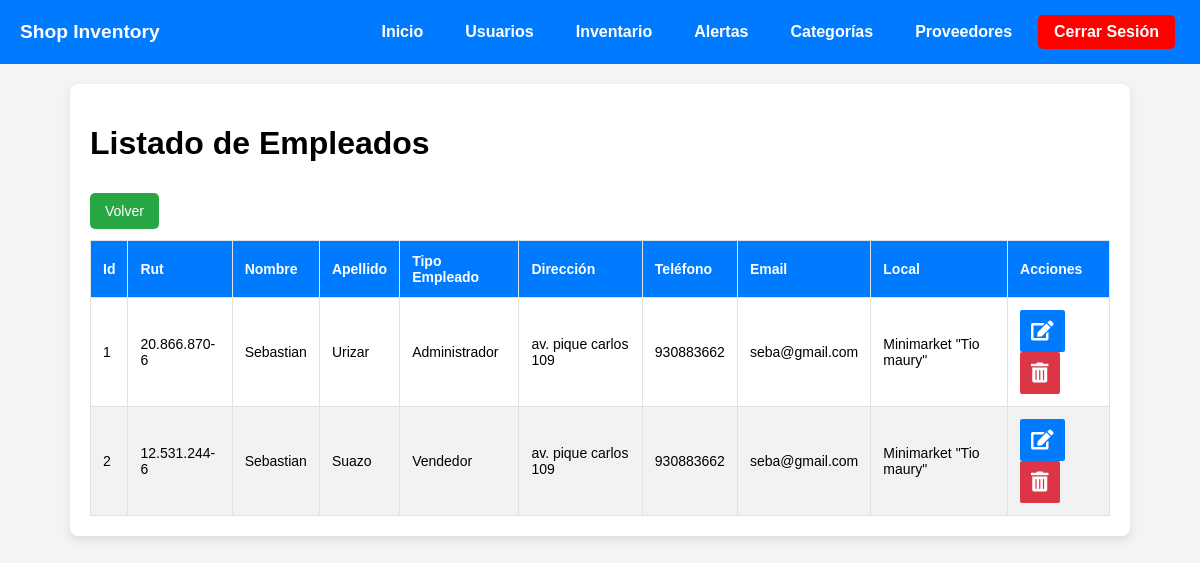
The page /admin/empleados.php on the database its author committed.
### tables this page shows
CREATE TABLE `empleado` (
  `id_empleado` int(11) NOT NULL,
  `rut` varchar(12) NOT NULL,
  `tipo_empleado` varchar(45) NOT NULL,
  `nombre` varchar(200) NOT NULL,
  `apellido` varchar(200) NOT NULL,
  `direccion_empleado` varchar(200) NOT NULL,
  `telefono` varchar(12) NOT NULL,
  `email` varchar(200) NOT NULL,
  `local_id` int(11) NOT NULL
);

CREATE TABLE `local` (
  `id_local` int(11) NOT NULL,
  `tipo_local` varchar(50) NOT NULL,
  `nombre` varchar(200) NOT NULL,
  `direccion` varchar(200) NOT NULL,
  `telefono` varchar(12) NOT NULL,
  `email` varchar(200) NOT NULL
);

### admin/empleados.php (the view, shortened to what this page needs)
<?php
include "db.php";
$sql_empleados = "SELECT e.*, l.nombre AS local_nombre
                  FROM empleado e
                  LEFT JOIN local l ON e.local_id = l.id_local
                  ORDER BY e.id_empleado ASC";
$stmt_empleados = $pdo->prepare($sql_empleados);
$stmt_empleados->execute();
$result_empleados = $stmt_empleados->fetchAll(PDO::FETCH_ASSOC);
?>
<!DOCTYPE html>
<html lang="es">
<head>
    <link rel="stylesheet" href="nav.css">
    <link rel="stylesheet" href="empleados.css">
    <link rel="stylesheet" href="usuarios.css">
    <link rel="stylesheet" href="modal.css">
    <link rel="stylesheet" href="https://cdnjs.cloudflare.com/ajax/libs/font-awesome/5.15.4/css/all.min.css">
</head>
<body>
    <nav>
        <ul class="nav-links">
            <li class="brand">Shop Inventory</li>
            <li><a href="menu.php">Inicio</a></li>
            <li><a href="usuarios.php">Usuarios</a></li>
            <li><a href="index.php">Inventario</a></li>
            <li><a href="alertas.php">Alertas</a></li>
            <li><a href="categorias.php">Categorías</a></li>
            <li><a href="proveedores.php">Proveedores</a></li>
            <li class="logout"><a href="../index.php">Cerrar Sesión</a></li>
        </ul>
    </nav>
    <div class="container-employee">
        <h1>Listado de Empleados</h1>
        <table border="1" class="empleados-table">
            <br>
            <a href="usuarios.php" class="back-btn">Volver</a>
            <thead>
                <tr>
                    <th>Id</th>
                    <th>Rut</th>
                    <th>Nombre</th>
                    <th>Apellido</th>
                    <th>Tipo Empleado</th>
                    <th>Dirección</th>
                    <th>Teléfono</th>
                    <th>Email</th>
                    <th>Local</th>
                    <th>Acciones</th>
                </tr>
            </thead>
            <tbody>
                <?php
                if (count($result_empleados) > 0) {
                    foreach ($result_empleados as $row) {
                        echo "<tr>
            <td>" . htmlspecialchars($row["id_empleado"]) . "</td>
            <td>" . htmlspecialchars($row["rut"]) . "</td>
            <td>" . htmlspecialchars($row["nombre"]) . "</td>
            <td>" . htmlspecialchars($row["apellido"]) . "</td>
            <td>" . htmlspecialchars($row["tipo_empleado"]) . "</td>
            <td>" . htmlspecialchars($row["direccion_empleado"]) . "</td>
            <td>" . htmlspecialchars($row["telefono"]) . "</td>
            <td>" . htmlspecialchars($row["email"]) . "</td>
            <td>" . (isset($row["local_nombre"]) ? htmlspecialchars($row["local_nombre"]) : "No asignado") . "</td>
            <td>
                <button class='edit-btn' data-id='" . $row["id_empleado"] . "' data-nombre='" . $row["nombre"] . "' data-apellido='" . $row["apellido"] . "' data-tipo_empleado='" . $row["tipo_empleado"] . "' data-direccion='" . $row["direccion_empleado"] . "' data-telefono='" . $row["telefono"] . "' data-email='" . $row["email"] . "'>
                    <i class='fas fa-edit'></i>
                </button>
                <button class='delete-btn' data-id='" . $row["id_empleado"] . "'>
                    <i class='fas fa-trash-alt'></i>
                </button>
            </td>
        </tr>";
                    }
                } else {
                    echo "<tr><td colspan='10'>No hay empleados disponibles</td></tr>";
                }
                ?>
            </tbody>
        </table>
    </div>
</body>
</html>

### admin/nav.css (style rules this page uses)
nav { background-color: #007bff; padding: 15px; }
nav ul { list-style-type: none; padding: 0; margin: 0; text-align: end; }
nav ul li { display: flex; margin-right: 20px; }
nav ul li a { color: white; text-decoration: none; font-weight: bold; padding: 8px 16px; transition: background-color 0.3s ease; }
.nav-links { text-align: start; margin-right: auto; display: flex; justify-content: start; align-items: center; list-style-type: none; padding: 0; margin: 0; }
.nav-links .brand { margin-right: auto; color: white; font-weight: bold; padding: 5px; font-size: 1.2em; text-decoration: none; }
nav ul { display: flex; justify-content: flex-end; }
nav ul li { display: flex; margin-right: 10px; text-align: end; }
nav ul li.logout a { background-color: red; padding: 8px 16px; color: white; font-weight: bold; text-decoration: none; transition: background-color 0.3s ease; border-radius: 5px; }

### admin/empleados.css (style rules this page uses)
body { font-family: 'Arial', sans-serif; background-color: #f4f4f4; margin: 0; padding: 0; }
.empleados-table { width: 100%; border-collapse: collapse; margin-top: 20px; }
.empleados-table th, .empleados-table td { border: 1px solid #dee2e6; padding: 12px; text-align: left; font-size: 14px; }
.empleados-table th { background-color: #007bff; color: white; }
.empleados-table tr:nth-child(even) { background-color: #f2f2f2; }
.empleados-table td { font-size: 14px; }
button { background-color: #007bff; color: white; padding: 10px 15px; border: none; border-radius: 5px; cursor: pointer; transition: background-color 0.3s ease; }
.delete-btn, .change-pass-btn, .back-btn, .edit-btn { padding: 10px 15px; border-radius: 5px; border: none; color: white; cursor: pointer; transition: background-color 0.3s ease; }
.delete-btn { background-color: #dc3545; }
.back-btn { background-color: #28a745; font-size: 14px; text-decoration: none; }
button.edit-btn, button.delete-btn { background-color: transparent; border: none; cursor: pointer; padding: 10px; transition: background-color 0.3s ease, transform 0.2s ease; font-size: 18px; }
button.edit-btn i, button.delete-btn i { font-size: 20px; }
button.edit-btn { background-color: #007bff; border-radius: 5%; padding: 6px; }
button.delete-btn { background-color: #dc3545; border-radius: 5%; padding: 6px; }

### admin/usuarios.css (style rules this page uses)
body { font-family: Arial, sans-serif; background-color: #f4f4f4; margin: 0; padding: 0; }
.container-employee { width: 85%; margin: 20px auto; padding: 20px; background-color: #fff; border-radius: 8px; box-shadow: 0 4px 10px rgba(0, 0, 0, 0.1); }
button { background-color: #4CAF50; color: white; padding: 10px 20px; border: none; border-radius: 5px; cursor: pointer; transition: background-color 0.3s ease; }
.edit-btn i, .delete-btn i { font-size: 20px; padding: 5px; border-radius: 50%; transition: background-color 0.3s ease; }

### rows shown on the page
empleado: id_empleado "1", rut "20.866.870-6", nombre "Sebastian", apellido "Urizar", tipo_empleado "Administrador", direccion_empleado "av. pique carlos 109", telefono "930883662", email "seba@gmail.com", local.nombre "Minimarket \"Tio maury\""
empleado: id_empleado "2", rut "12.531.244-6", nombre "Sebastian", apellido "Suazo", tipo_empleado "Vendedor", direccion_empleado "av. pique carlos 109", telefono "930883662", email "seba@gmail.com", local.nombre "Minimarket \"Tio maury\""
